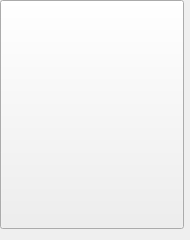
<?xml version="1.0" encoding="UTF-8"?>
<ui version="4.0">
 <class>LibraryIconGridViewerItem</class>
 <widget class="QWidget" name="LibraryIconGridViewerItem">
  <property name="geometry">
   <rect>
    <x>0</x>
    <y>0</y>
    <width>190</width>
    <height>240</height>
   </rect>
  </property>
  <property name="focusPolicy">
   <enum>Qt::NoFocus</enum>
  </property>
  <property name="windowTitle">
   <string notr="true">Form</string>
  </property>
  <property name="styleSheet">
   <string notr="true"/>
  </property>
  <widget class="QLabel" name="readingTagLbl">
   <property name="geometry">
    <rect>
     <x>0</x>
     <y>0</y>
     <width>230</width>
     <height>230</height>
    </rect>
   </property>
   <property name="styleSheet">
    <string notr="true"/>
   </property>
   <property name="text">
    <string/>
   </property>
   <property name="textFormat">
    <enum>Qt::AutoText</enum>
   </property>
   <property name="alignment">
    <set>Qt::AlignRight|Qt::AlignTrailing|Qt::AlignVCenter</set>
   </property>
   <property name="margin">
    <number>0</number>
   </property>
  </widget>
  <widget class="QLabel" name="newTagLbl">
   <property name="geometry">
    <rect>
     <x>0</x>
     <y>0</y>
     <width>180</width>
     <height>229</height>
    </rect>
   </property>
   <property name="minimumSize">
    <size>
     <width>180</width>
     <height>229</height>
    </size>
   </property>
   <property name="maximumSize">
    <size>
     <width>180</width>
     <height>229</height>
    </size>
   </property>
   <property name="text">
    <string>Nuevo</string>
   </property>
   <property name="alignment">
    <set>Qt::AlignBottom|Qt::AlignHCenter</set>
   </property>
   <property name="margin">
    <number>13</number>
   </property>
   <property name="indent">
    <number>0</number>
   </property>
  </widget>
  <widget class="QFrame" name="IconGridViewerItemCont">
   <property name="geometry">
    <rect>
     <x>0</x>
     <y>0</y>
     <width>190</width>
     <height>228</height>
    </rect>
   </property>
   <layout class="QVBoxLayout" name="verticalLayout">
    <property name="spacing">
     <number>0</number>
    </property>
    <property name="margin">
     <number>0</number>
    </property>
    <item>
     <widget class="QWidget" name="coverCont" native="true">
      <layout class="QGridLayout" name="gridLayout">
       <property name="margin">
        <number>0</number>
       </property>
       <property name="spacing">
        <number>0</number>
       </property>
       <item row="1" column="2">
        <widget class="QLabel" name="topRightLbl">
         <property name="sizePolicy">
          <sizepolicy hsizetype="Expanding" vsizetype="Expanding">
           <horstretch>0</horstretch>
           <verstretch>0</verstretch>
          </sizepolicy>
         </property>
         <property name="minimumSize">
          <size>
           <width>19</width>
           <height>9</height>
          </size>
         </property>
         <property name="text">
          <string/>
         </property>
        </widget>
       </item>
       <item row="3" column="0">
        <widget class="QLabel" name="bottomLeftLbl">
         <property name="sizePolicy">
          <sizepolicy hsizetype="Expanding" vsizetype="Expanding">
           <horstretch>0</horstretch>
           <verstretch>0</verstretch>
          </sizepolicy>
         </property>
         <property name="minimumSize">
          <size>
           <width>20</width>
           <height>7</height>
          </size>
         </property>
         <property name="text">
          <string/>
         </property>
        </widget>
       </item>
       <item row="3" column="2">
        <widget class="QLabel" name="bottomRightLbl">
         <property name="sizePolicy">
          <sizepolicy hsizetype="Expanding" vsizetype="Expanding">
           <horstretch>0</horstretch>
           <verstretch>0</verstretch>
          </sizepolicy>
         </property>
         <property name="minimumSize">
          <size>
           <width>19</width>
           <height>7</height>
          </size>
         </property>
         <property name="styleSheet">
          <string notr="true"/>
         </property>
         <property name="text">
          <string/>
         </property>
        </widget>
       </item>
       <item row="1" column="0">
        <widget class="QLabel" name="topLeftLbl">
         <property name="sizePolicy">
          <sizepolicy hsizetype="Expanding" vsizetype="Expanding">
           <horstretch>0</horstretch>
           <verstretch>0</verstretch>
          </sizepolicy>
         </property>
         <property name="minimumSize">
          <size>
           <width>20</width>
           <height>9</height>
          </size>
         </property>
         <property name="text">
          <string/>
         </property>
        </widget>
       </item>
       <item row="3" column="1">
        <widget class="QLabel" name="bottomCenterLbl">
         <property name="sizePolicy">
          <sizepolicy hsizetype="Expanding" vsizetype="Expanding">
           <horstretch>0</horstretch>
           <verstretch>0</verstretch>
          </sizepolicy>
         </property>
         <property name="text">
          <string/>
         </property>
        </widget>
       </item>
       <item row="2" column="3">
        <spacer name="horizontalSpacer">
         <property name="orientation">
          <enum>Qt::Horizontal</enum>
         </property>
         <property name="sizeHint" stdset="0">
          <size>
           <width>40</width>
           <height>20</height>
          </size>
         </property>
        </spacer>
       </item>
       <item row="2" column="1">
        <widget class="QWidget" name="cover" native="true">
         <widget class="QLabel" name="coverLabel">
          <property name="geometry">
           <rect>
            <x>0</x>
            <y>0</y>
            <width>140</width>
            <height>210</height>
           </rect>
          </property>
          <property name="text">
           <string/>
          </property>
          <property name="alignment">
           <set>Qt::AlignCenter</set>
          </property>
         </widget>
         <widget class="QLabel" name="authorLbl">
          <property name="geometry">
           <rect>
            <x>0</x>
            <y>0</y>
            <width>140</width>
            <height>178</height>
           </rect>
          </property>
          <property name="text">
           <string/>
          </property>
          <property name="alignment">
           <set>Qt::AlignHCenter|Qt::AlignTop</set>
          </property>
          <property name="wordWrap">
           <bool>true</bool>
          </property>
          <property name="indent">
           <number>0</number>
          </property>
         </widget>
         <widget class="ElidedLabel" name="fileNameLbl">
          <property name="geometry">
           <rect>
            <x>0</x>
            <y>0</y>
            <width>140</width>
            <height>35</height>
           </rect>
          </property>
          <property name="text">
           <string/>
          </property>
          <property name="alignment">
           <set>Qt::AlignHCenter|Qt::AlignTop</set>
          </property>
          <property name="wordWrap">
           <bool>true</bool>
          </property>
          <property name="indent">
           <number>0</number>
          </property>
         </widget>
         <widget class="QLabel" name="titleLbl">
          <property name="geometry">
           <rect>
            <x>0</x>
            <y>0</y>
            <width>140</width>
            <height>158</height>
           </rect>
          </property>
          <property name="text">
           <string>xzxzxzx</string>
          </property>
          <property name="alignment">
           <set>Qt::AlignHCenter|Qt::AlignTop</set>
          </property>
          <property name="wordWrap">
           <bool>true</bool>
          </property>
         </widget>
         <widget class="DegreesLabel45" name="sampleTagLbl">
          <property name="geometry">
           <rect>
            <x>0</x>
            <y>0</y>
            <width>86</width>
            <height>86</height>
           </rect>
          </property>
          <property name="text">
           <string>Muestra</string>
          </property>
          <property name="alignment">
           <set>Qt::AlignBottom|Qt::AlignRight|Qt::AlignTrailing</set>
          </property>
         </widget>
         <widget class="DegreesLabel45" name="subscriptionTagLbl">
          <property name="geometry">
           <rect>
            <x>0</x>
            <y>0</y>
            <width>86</width>
            <height>86</height>
           </rect>
          </property>
          <property name="text">
           <string>Subscripción</string>
          </property>
          <property name="alignment">
           <set>Qt::AlignBottom|Qt::AlignRight|Qt::AlignTrailing</set>
          </property>
         </widget>
        </widget>
       </item>
       <item row="2" column="2">
        <widget class="QLabel" name="centerRightLbl">
         <property name="sizePolicy">
          <sizepolicy hsizetype="Expanding" vsizetype="Expanding">
           <horstretch>0</horstretch>
           <verstretch>0</verstretch>
          </sizepolicy>
         </property>
         <property name="minimumSize">
          <size>
           <width>19</width>
           <height>210</height>
          </size>
         </property>
         <property name="text">
          <string/>
         </property>
        </widget>
       </item>
       <item row="2" column="0">
        <widget class="QLabel" name="centerLeftLbl">
         <property name="sizePolicy">
          <sizepolicy hsizetype="Expanding" vsizetype="Expanding">
           <horstretch>0</horstretch>
           <verstretch>0</verstretch>
          </sizepolicy>
         </property>
         <property name="minimumSize">
          <size>
           <width>20</width>
           <height>210</height>
          </size>
         </property>
         <property name="text">
          <string/>
         </property>
        </widget>
       </item>
       <item row="1" column="1">
        <widget class="QLabel" name="topCenterLbl">
         <property name="sizePolicy">
          <sizepolicy hsizetype="Expanding" vsizetype="Expanding">
           <horstretch>0</horstretch>
           <verstretch>0</verstretch>
          </sizepolicy>
         </property>
         <property name="text">
          <string/>
         </property>
        </widget>
       </item>
       <item row="0" column="0">
        <spacer name="verticalSpacer">
         <property name="orientation">
          <enum>Qt::Vertical</enum>
         </property>
         <property name="sizeHint" stdset="0">
          <size>
           <width>20</width>
           <height>40</height>
          </size>
         </property>
        </spacer>
       </item>
       <item row="0" column="1">
        <spacer name="verticalSpacer_2">
         <property name="orientation">
          <enum>Qt::Vertical</enum>
         </property>
         <property name="sizeHint" stdset="0">
          <size>
           <width>20</width>
           <height>40</height>
          </size>
         </property>
        </spacer>
       </item>
       <item row="0" column="2">
        <spacer name="verticalSpacer_3">
         <property name="orientation">
          <enum>Qt::Vertical</enum>
         </property>
         <property name="sizeHint" stdset="0">
          <size>
           <width>20</width>
           <height>40</height>
          </size>
         </property>
        </spacer>
       </item>
      </layout>
      <zorder>topRightLbl</zorder>
      <zorder>bottomLeftLbl</zorder>
      <zorder>bottomRightLbl</zorder>
      <zorder>topLeftLbl</zorder>
      <zorder>bottomCenterLbl</zorder>
      <zorder>centerRightLbl</zorder>
      <zorder>centerLeftLbl</zorder>
      <zorder>topCenterLbl</zorder>
      <zorder>cover</zorder>
     </widget>
    </item>
   </layout>
  </widget>
  <widget class="QLabel" name="selectBookLbl">
   <property name="geometry">
    <rect>
     <x>0</x>
     <y>0</y>
     <width>190</width>
     <height>230</height>
    </rect>
   </property>
   <property name="text">
    <string/>
   </property>
  </widget>
  <widget class="QLabel" name="archiveTagLbl">
   <property name="geometry">
    <rect>
     <x>0</x>
     <y>0</y>
     <width>180</width>
     <height>225</height>
    </rect>
   </property>
   <property name="text">
    <string/>
   </property>
   <property name="indent">
    <number>0</number>
   </property>
  </widget>
  <widget class="QPushButton" name="downloadBtn">
   <property name="geometry">
    <rect>
     <x>0</x>
     <y>0</y>
     <width>184</width>
     <height>229</height>
    </rect>
   </property>
   <property name="text">
    <string/>
   </property>
  </widget>
  <zorder>IconGridViewerItemCont</zorder>
  <zorder>newTagLbl</zorder>
  <zorder>readingTagLbl</zorder>
  <zorder>archiveTagLbl</zorder>
  <zorder>selectBookLbl</zorder>
  <zorder>downloadBtn</zorder>
 </widget>
 <customwidgets>
  <customwidget>
   <class>ElidedLabel</class>
   <extends>QLabel</extends>
   <header>ElidedLabel.h</header>
  </customwidget>
  <customwidget>
   <class>DegreesLabel45</class>
   <extends>QLabel</extends>
   <header>DegreesLabel45.h</header>
  </customwidget>
 </customwidgets>
 <resources/>
 <connections/>
</ui>
